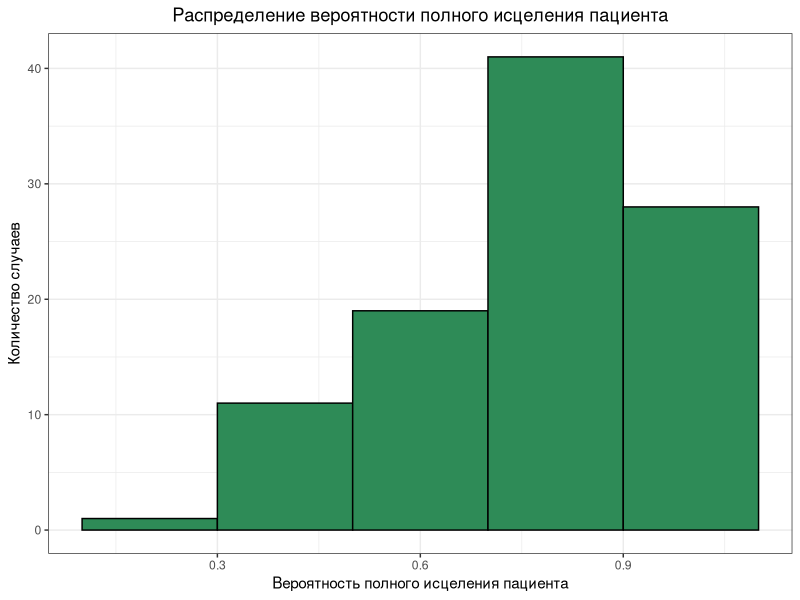
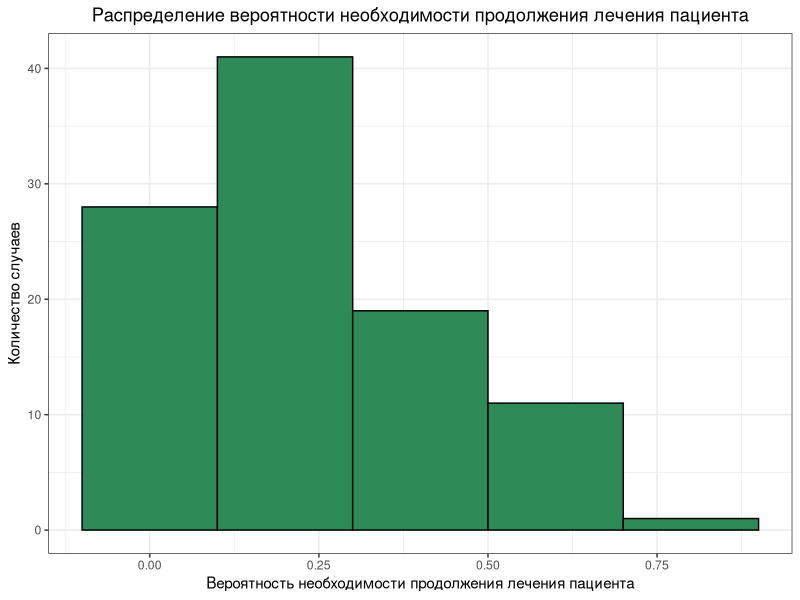

Here is the R script that generated these plots, in order:
## ---- chunk 1
knitr::opts_chunk$set(echo = TRUE)

library(tidyverse)

## ---- chunk 2

# события: 1 - произошло полное исцеление, 2 - полного исцеления не произошло
event <- c('Пациент вылечился', 'Пациенту требуется дальнейшее лечение') 

# Зададим вероятности генеральной совакупности событиям 1 и 2 соответсвенно
Pr1 <- 0.75
Pr2 <- 0.25
Pr <- c(Pr1, Pr2)  

df <- data.frame(event, Pr)

## ---- chunk 3

# Задаем количество добровольцев 
n_patients <- 5 

# Генерируем одну выборку из наших событий из указанного числа добровольцев с учетом наших вероятностей
my_group_one_event <- sample (event, size = n_patients, replace = T, prob = Pr) 

print(my_group_one_event)

# Считаем вероятности наших событий исходя из данных эксперимента
p1 <- length(which(my_group_one_event == 'Пациент вылечился'))/(n_patients) 
p2 <- length(which(my_group_one_event == 'Пациенту требуется дальнейшее лечение'))/(n_patients)

print(c(p1, p2))

## ---- chunk 4

# Задаем количество добровольцев
n_patients <- 5

# Задаем количество повторений эксперимента
n_repeats <- 100

df_all_repeats <- data.frame(
  n_exp = rep(1:n_repeats, each = n_patients),
  ID =  rep(1:n_patients, n_repeats),
  cure = sample(event, size = n_patients*n_repeats, replace = T, prob = Pr)
)

## ---- chunk 5

theme_set(theme_bw())

#создаем датафрейм с вычисленными вероятностями каждого эксперимента
ndfg <- df_all_repeats %>% 
  group_by(n_exp) %>% 
  dplyr::summarise(p1 = (sum(cure == 'Пациент вылечился')/n_patients), p2 = (sum(cure == 'Пациенту требуется дальнейшее лечение')/n_patients) ) %>% 
  ungroup()

#генерируем графики распредления полученных вероятностей двух событий
ggplot(ndfg, aes(x = p1)) +
  geom_histogram(color = 'black', fill = 'seagreen', binwidth = 0.2) +
  labs(title = 'Распределение вероятности полного исцеления пациента',
       x = 'Вероятность полного исцеления пациента',
      y = 'Количество случаев')+
  theme(
    plot.title = element_text(hjust = 0.5)
  )

ggplot(ndfg, aes(x = p2)) +
  geom_histogram(color = 'black', fill = 'seagreen', binwidth = 0.2) +
  labs(title = 'Распределение вероятности необходимости продолжения лечения пациента',
       x = 'Вероятность необходимости продолжения лечения пациента',
      y = 'Количество случаев')+
  theme(
    plot.title = element_text(hjust = 0.5)
  )

## ---- chunk 6

#Оцениваем среднии вероятности двух событий, полученных в эксперименте
mean(ndfg$p1)
mean(ndfg$p2)

#Оцениваем стандартную ошибку при оценке вероятности
errorp1 <- sqrt(mean((ndfg$p1-Pr1)^2))
errorp2 <- sqrt(mean((ndfg$p2-Pr2)^2))

print(errorp1)

